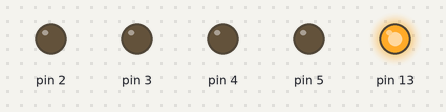
This sketch was run on a simulated Arduino Uno, built with avr-gcc and run on an emulated ATmega328P. Shown: output pins drawn as LEDs (lit = HIGH).

Above: at 0.15 s.
At 0.92 s:
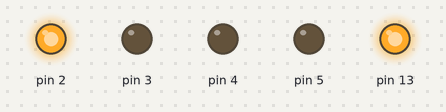
At 1.62 s:
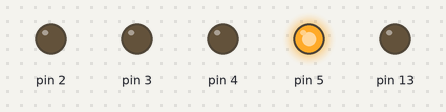
At 2.42 s:
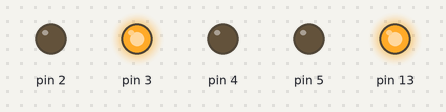
At 3.15 s:
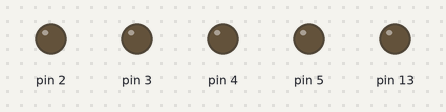
At 4.52 s:
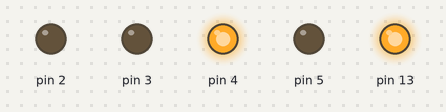
Timing chart, 0 to 4.8 s (numbered marks = the images above):
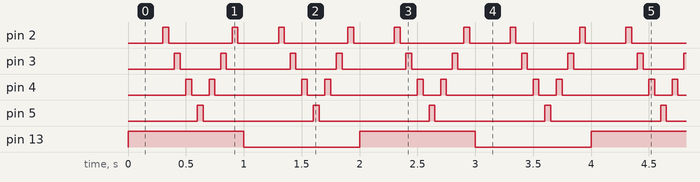

The sketch:

lab3_e5.ino
```cpp
#include <avr/io.h>
#include <util/delay.h>
#define BLINK_DELAY_MS 50

void delay_timer1(){

  TCNT1 = 46786;

  TCCR1A = 0x00;
  TCCR1B = 0b00000100;

  while((TIFR1&0x01)==0)

  TCCR1A = 0x00;
  TCCR1B = 0x00;

  TIFR1 = 0x01;
}


int main (void){
  DDRD = DDRD|(1<<5);
  DDRD = DDRD|(1<<4);
  DDRD = DDRD|(1<<3);
  DDRD = DDRD|(1<<2);
  DDRB |= (1<<5);
  int i = 1;


  while(1){
      {
        PORTB ^= (1<<5);
        delay_timer1();
      }
      for(i=1+1;i<=5;i++){
         PORTD = PORTD | (1<<i); /* set pin 5 high to turn led on */
         _delay_ms(BLINK_DELAY_MS);
         PORTD = PORTD &~(1<<i); /* set pin 5 low to turn led off */
         _delay_ms(BLINK_DELAY_MS);
      }

      for(i=4;i>=2;i--){
         PORTD = PORTD | (1<<i); /* set pin 5 high to turn led on */
         _delay_ms(BLINK_DELAY_MS);
         PORTD = PORTD &~(1<<i); /* set pin 5 low to turn led off */
         _delay_ms(BLINK_DELAY_MS);
      }
  }
}
```

Measured:
- by itself, pin 2: repeats every 1.0 s: LOW 0.55 s, HIGH 0.05 s, LOW 0.35 s, HIGH 0.05 s
- by itself, pin 3: repeats every 1.0 s: LOW 0.35 s, HIGH 0.05 s, LOW 0.55 s, HIGH 0.05 s
- by itself, pin 4: repeats every 1.0 s: LOW 0.15 s, HIGH 0.05 s, LOW 0.75 s, HIGH 0.05 s
- by itself, pin 5: alternates HIGH for 0.05 s and LOW for 0.95 s
- by itself, pin 13: alternates HIGH for 1.0 s and LOW for 1.0 s
